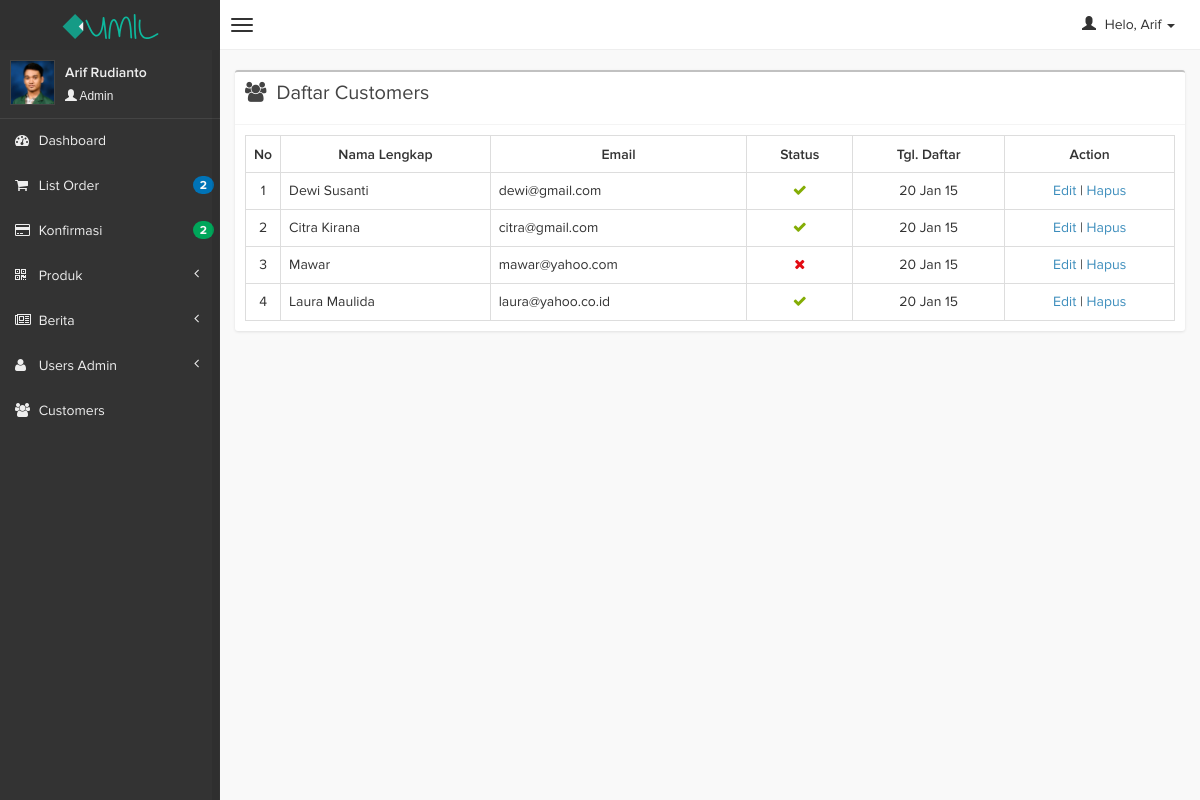
The app's page /hijab/admin/index.php?page=cust&act=listcust (signed in) with its own data.
### tables this page shows
CREATE TABLE IF NOT EXISTS `cust_users` (
`cust_id` int(4) NOT NULL,
  `cust_fn` varchar(100) NOT NULL,
  `cust_mail` varchar(100) NOT NULL,
  `cust_pass` varchar(50) NOT NULL,
  `status` enum('Y','N') NOT NULL,
  `tgl_daftar` date NOT NULL
);

### hijab/admin/page/customers/index.php (the view, shortened to what this page needs)
<?php
switch ($_GET['act']) {
	case 'listcust':
		?>
		<div class="row">
            <section class="col-md-12">
                <div class="box">
                    <div class="box-header">
                        <i class="fa fa-users"></i>
                        <h3 class="box-title">Daftar Customers</h3>
                    </div>
                    <div class="box-body table-responsive">
                       <table class="table table-bordered">
                            <tr>
                                <th  style="width: 10px; text-align:center">No</th>
                                <th style="text-align:center">Nama Lengkap</th>
                                <th style="text-align:center">Email</th>
                                <th style="text-align:center">Status</th>
                                <th style="text-align:center">Tgl. Daftar</th>
                                <th style="text-align:center">Action</th>
                            </tr>
                            <?php
                            $query_user = mysql_query("select * from cust_users");
                            $no = 1;
                            while ($user = mysql_fetch_array($query_user)) {
                            	if ($user['status']=="Y") {
                            		$status = "<i class='fa fa-check' style='color:#84ad05;'></i>";
                            	} else {
                            		$status = "<i class='fa fa-times' style='color:#e30b13;'></i>";
                            	}
                                echo "<tr>
                                    <td align='center'>$no</td>
                                    <td>".$user['cust_fn']."</td>
                                    <td>".$user['cust_mail']."</td>
                                    <td align='center'>$status</td>
                                    <td align='center'>".date('d M y', strtotime($user['tgl_daftar']))."</td>
                                    <td align='center'>
                                        <a href='?page=cust&act=editcust&id=$user[cust_id]'>Edit</a> |
                                        <a href='page/customers/proses.php?page=cust&act=delete&id=$user[cust_id]' onclick='return confirm(\"Apakah anda yakin akan menghapusnya?\");'>Hapus</a>
                                    </td></tr>";
                                $no++;
                            }
                            ?>
                        </table>
                    </div>
            </section>
        </div>
		<?php
		break;
        ?>
        <?php
}

### records on screen
cust_users: cust_fn "Dewi Susanti", cust_mail "dewi@gmail.com", status "Y" (drawn), tgl_daftar "20 Jan 15"
cust_users: cust_fn "Citra Kirana", cust_mail "citra@gmail.com", status "Y" (drawn), tgl_daftar "20 Jan 15"
cust_users: cust_fn "Mawar", cust_mail "mawar@yahoo.com", status "N" (drawn), tgl_daftar "20 Jan 15"
cust_users: cust_fn "Laura Maulida", cust_mail "laura@yahoo.co.id", status "Y" (drawn), tgl_daftar "20 Jan 15"

### other values on screen
$user[0] "Arif"
$_SESSION['fullname'] "Arif Rudianto"
$_SESSION['level'] "Admin"
$notif['order'] "2"
$notifp['pembayaran'] "2"
